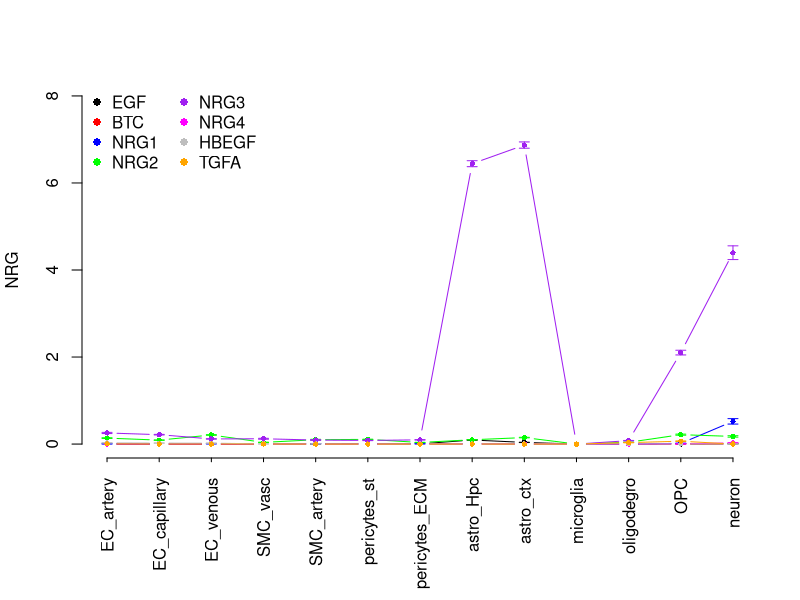
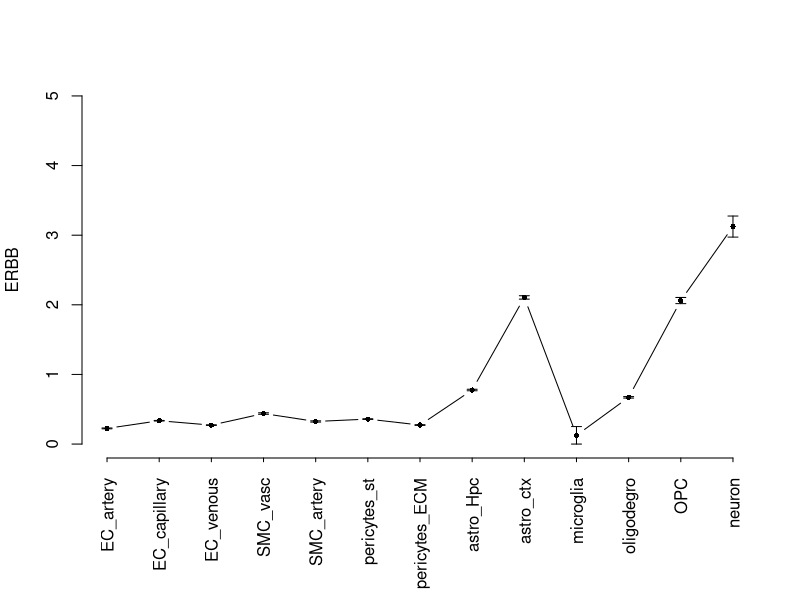

R code for these plots, in order:
rm(list=ls())
#BiocManager::install("")

expr <- read.csv("abundances_0422_control.csv", header = T, stringsAsFactors = FALSE)
expr1 <- read.csv("abundances_0422_AD.csv", header = T, stringsAsFactors = FALSE)

N <- (dim(expr)[2]-1)/2
x = 1:N # x axis width
expr_norm_all <- NULL

group <- c("EGF","BTC","NRG1","NRG2","NRG3","NRG4","HBEGF","TGFA")
gene <- "NRG"
expr_ <- expr[expr$gene %in% group,]
expr_ <- expr_[order(match(expr_$gene,group)),]
expr_sum <- colSums(expr_[,2:(N+1)])
expr_err <- apply(expr_[,c((N+2):(2*N+1))], 2, function(c) max(c))
expr1_ <- expr1[expr1$gene %in% group,]
expr1_ <- expr1_[order(match(expr1_$gene,group)),]
expr1_sum <- colSums(expr1_[,2:(N+1)])
expr_sum_tot <- c(expr_sum,expr1_sum)
norm_coef <- quantile(expr_sum_tot[expr_sum_tot>0])[4]
expr_norm <- expr_sum/norm_coef
expr_err <- expr_err/norm_coef
expr_norm[unname(which(expr_norm==0))] <- min(expr_norm[expr_norm>0])/2

par(mar = c(7.1, 4.1, 4.1, 2.1))    # Fig. S3
plot(x,expr_[1,2:(N+1)], pch=16, cex=0.7,xaxt='n',bty="n", ylab=gene, xlab='',type = "b", lty = 1,ylim = c(0,8)) # NRG
min <- as.numeric(expr_[1,2:(N+1)]+expr_[1,(N+2):(2*N+1)])
max <- as.numeric(expr_[1,2:(N+1)]-expr_[1,(N+2):(2*N+1)])
arrows(x, min, x, max, length=0.05, angle=90, code=3)
lines(x,expr_[2,2:(N+1)],col="red",pch=16, cex=0.7, ylab="",type = "b")
min <- as.numeric(expr_[2,2:(N+1)]+expr_[2,(N+2):(2*N+1)])
max <- as.numeric(expr_[2,2:(N+1)]-expr_[2,(N+2):(2*N+1)])
arrows(x, min, x, max, length=0.05, angle=90, code=3,col="red")
lines(x,expr_[3,2:(N+1)],col="blue",pch=16, cex=0.7, ylab="",type = "b")
min <- as.numeric(expr_[3,2:(N+1)]+expr_[3,(N+2):(2*N+1)])
max <- as.numeric(expr_[3,2:(N+1)]-expr_[3,(N+2):(2*N+1)])
arrows(x, min, x, max, length=0.05, angle=90, code=3,col="blue")
lines(x,expr_[4,2:(N+1)],col="green",pch=16, cex=0.7, ylab="",type = "b")
min <- as.numeric(expr_[4,2:(N+1)]+expr_[4,(N+2):(2*N+1)])
max <- as.numeric(expr_[4,2:(N+1)]-expr_[4,(N+2):(2*N+1)])
arrows(x, min, x, max, length=0.05, angle=90, code=3,col="green")
lines(x,expr_[5,2:(N+1)],col="purple",pch=16, cex=0.7, ylab="",type = "b")
min <- as.numeric(expr_[5,2:(N+1)]+expr_[5,(N+2):(2*N+1)])
max <- as.numeric(expr_[5,2:(N+1)]-expr_[5,(N+2):(2*N+1)])
arrows(x, min, x, max, length=0.05, angle=90, code=3,col="purple")
lines(x,expr_[6,2:(N+1)],col="magenta",pch=16, cex=0.7, ylab="",type = "b")
min <- as.numeric(expr_[6,2:(N+1)]+expr_[6,(N+2):(2*N+1)])
max <- as.numeric(expr_[6,2:(N+1)]-expr_[6,(N+2):(2*N+1)])
arrows(x, min, x, max, length=0.05, angle=90, code=3,col="magenta")
lines(x,expr_[7,2:(N+1)],col="grey",pch=16, cex=0.7, ylab="",type = "b")
min <- as.numeric(expr_[7,2:(N+1)]+expr_[7,(N+2):(2*N+1)])
max <- as.numeric(expr_[7,2:(N+1)]-expr_[7,(N+2):(2*N+1)])
arrows(x, min, x, max, length=0.05, angle=90, code=3,col="grey")
lines(x,expr_[8,2:(N+1)],col="orange",pch=16, cex=0.7, ylab="",type = "b")
min <- as.numeric(expr_[8,2:(N+1)]+expr_[8,(N+2):(2*N+1)])
max <- as.numeric(expr_[8,2:(N+1)]-expr_[8,(N+2):(2*N+1)])
arrows(x, min, x, max, length=0.05, angle=90, code=3,col="orange")
#colo <- c("black")
#colo <- c("black","red")
#colo <- c("black","red","blue")
#colo <- c("black","red","blue","green")
#colo <- c("black","red","blue","green","purple","magenta")
colo <- c("black","red","blue","green","purple","magenta","grey","orange")
#colo <- c("blue","green","purple","magenta")
symb <- rep(16,dim(expr_)[1])
legend("topleft",ncol=2, bty="n",legend=expr_$gene,col=colo, pch=symb, cex=1)
axis(1, at = 1:N, labels = colnames(expr)[2:(N+1)], las=3,cex.axis=1,tck=-0.01)

expr_norm_all_0 <- data.frame(gene=gene,t(expr_norm),t(expr_err))
expr_norm_all <- rbind(expr_norm_all, expr_norm_all_0)

group <- c("CAV1","EGFR","ERBB","ERBB1","ERBB2","ERBB3","ERBB4","FSHR")
gene <- c("ERBB")
expr_ <- expr[expr$gene %in% group,]
expr_ <- expr_[order(match(expr_$gene,group)),]
expr_sum <- colSums(expr_[,2:(N+1)])
expr_err <- apply(expr_[,c((N+2):(2*N+1))], 2, function(c) max(c))
expr1_ <- expr1[expr1$gene %in% group,]
expr1_ <- expr1_[order(match(expr1_$gene,group)),]
expr1_sum <- colSums(expr1_[,2:(N+1)])
expr_sum_tot <- c(expr_sum,expr1_sum)
norm_coef <- quantile(expr_sum_tot[expr_sum_tot>0])[4]
expr_norm <- expr_sum/norm_coef
expr_err <- expr_err/norm_coef
expr_norm[unname(which(expr_norm==0))] <- min(expr_norm[expr_norm>0])/2

expr_norm_all_0 <- data.frame(gene=gene,t(expr_norm),t(expr_err))
expr_norm_all <- rbind(expr_norm_all, expr_norm_all_0)

par(mar = c(7.1, 4.1, 4.1, 2.1))    # plor normalized Fig.S6
plot(x,expr_norm, pch=16, cex=0.7,xaxt='n',bty="n", ylab=gene, xlab='',type = "b", lty = 1,ylim = c(0,5))
min <- as.numeric(expr_norm-expr_err)
max <- as.numeric(expr_norm+expr_err)
arrows(x, min, x, max, length=0.05, angle=90, code=3)
axis(1, at = 1:N, labels = colnames(expr)[2:(N+1)], las=3,cex.axis=1,tck=-0.01)

group <- c("PDGFA","PDGFB","PDGFC","PDGFD")
gene <- c("PDGF")
expr_ <- expr[expr$gene %in% group,]
expr_ <- expr_[order(match(expr_$gene,group)),]
expr_sum <- colSums(expr_[,2:(N+1)])
expr_err <- apply(expr_[,c((N+2):(2*N+1))], 2, function(c) max(c))
expr1_ <- expr1[expr1$gene %in% group,]
expr1_ <- expr1_[order(match(expr1_$gene,group)),]
expr1_sum <- colSums(expr1_[,2:(N+1)])
expr_sum_tot <- c(expr_sum,expr1_sum)
norm_coef <- quantile(expr_sum_tot[expr_sum_tot>0])[4]
expr_norm <- expr_sum/norm_coef
expr_err <- expr_err/norm_coef
expr_norm[unname(which(expr_norm==0))] <- min(expr_norm[expr_norm>0])/2
expr_norm_all_0 <- data.frame(gene=gene,t(expr_norm),t(expr_err))
expr_norm_all <- rbind(expr_norm_all, expr_norm_all_0)

group <- c("PDGFRA","PDGFRB")
gene <- c("PDGFR")
expr_ <- expr[expr$gene %in% group,]
expr_ <- expr_[order(match(expr_$gene,group)),]
expr_sum <- colSums(expr_[,2:(N+1)])
expr_err <- apply(expr_[,c((N+2):(2*N+1))], 2, function(c) max(c))
expr1_ <- expr1[expr1$gene %in% group,]
expr1_ <- expr1_[order(match(expr1_$gene,group)),]
expr1_sum <- colSums(expr1_[,2:(N+1)])
expr_sum_tot <- c(expr_sum,expr1_sum)
norm_coef <- quantile(expr_sum_tot[expr_sum_tot>0])[4]
expr_norm <- expr_sum/norm_coef
expr_err <- expr_err/norm_coef
expr_norm[unname(which(expr_norm==0))] <- min(expr_norm[expr_norm>0])/2
expr_norm_all_0 <- data.frame(gene=gene,t(expr_norm),t(expr_err))
expr_norm_all <- rbind(expr_norm_all, expr_norm_all_0)

cc <- data.frame(gene="f",t(rep(0,26)))
colnames(cc) <- colnames(expr_norm_all)
expr_norm_all <- rbind(expr_norm_all,cc)
cc <- data.frame(gene="ff",t(rep(0,26)))
colnames(cc) <- colnames(expr_norm_all)
expr_norm_all <- rbind(expr_norm_all,cc)

group <- c("IGF1","IGF2")
gene <- c("IGF")
expr_ <- expr[expr$gene %in% group,]
expr_ <- expr_[order(match(expr_$gene,group)),]
expr_sum <- colSums(expr_[,2:(N+1)])
expr_err <- apply(expr_[,c((N+2):(2*N+1))], 2, function(c) max(c))
expr1_ <- expr1[expr1$gene %in% group,]
expr1_ <- expr1_[order(match(expr1_$gene,group)),]
expr1_sum <- colSums(expr1_[,2:(N+1)])
expr_sum_tot <- c(expr_sum,expr1_sum)
norm_coef <- quantile(expr_sum_tot[expr_sum_tot>0])[4]
expr_norm <- expr_sum/norm_coef
expr_err <- expr_err/norm_coef
expr_norm[unname(which(expr_norm==0))] <- min(expr_norm[expr_norm>0])/2
expr_norm_all_0 <- data.frame(gene=gene,t(expr_norm),t(expr_err))
expr_norm_all <- rbind(expr_norm_all, expr_norm_all_0)

group <- c("INSR","IGF1R","IGF2R")
gene <- c("IR")
expr_ <- expr[expr$gene %in% group,]
expr_ <- expr_[order(match(expr_$gene,group)),]
expr_sum <- colSums(expr_[,2:(N+1)])
expr_err <- apply(expr_[,c((N+2):(2*N+1))], 2, function(c) max(c))
expr1_ <- expr1[expr1$gene %in% group,]
expr1_ <- expr1_[order(match(expr1_$gene,group)),]
expr1_sum <- colSums(expr1_[,2:(N+1)])
expr_sum_tot <- c(expr_sum,expr1_sum)
norm_coef <- quantile(expr_sum_tot[expr_sum_tot>0])[4]
expr_norm <- expr_sum/norm_coef
expr_err <- expr_err/norm_coef
expr_norm[unname(which(expr_norm==0))] <- min(expr_norm[expr_norm>0])/2
expr_norm_all_0 <- data.frame(gene=gene,t(expr_norm),t(expr_err))
expr_norm_all <- rbind(expr_norm_all, expr_norm_all_0)

group <- c("IRS1","IRS2")
gene <- c("IRS")
expr_ <- expr[expr$gene %in% group,]
expr_ <- expr_[order(match(expr_$gene,group)),]
expr_sum <- colSums(expr_[,2:(N+1)])
expr_err <- apply(expr_[,c((N+2):(2*N+1))], 2, function(c) max(c))
expr1_ <- expr1[expr1$gene %in% group,]
expr1_ <- expr1_[order(match(expr1_$gene,group)),]
expr1_sum <- colSums(expr1_[,2:(N+1)])
expr_sum_tot <- c(expr_sum,expr1_sum)
norm_coef <- quantile(expr_sum_tot[expr_sum_tot>0])[4]
expr_norm <- expr_sum/norm_coef
expr_err <- expr_err/norm_coef
expr_norm[unname(which(expr_norm==0))] <- min(expr_norm[expr_norm>0])/2
expr_norm_all_0 <- data.frame(gene=gene,t(expr_norm),t(expr_err))
expr_norm_all <- rbind(expr_norm_all, expr_norm_all_0)

group <- "PTEN"
gene <- c("PTEN")
expr_ <- expr[expr$gene %in% group,]
expr_ <- expr_[order(match(expr_$gene,group)),]
expr_sum <- colSums(expr_[,2:(N+1)])
expr_err <- apply(expr_[,c((N+2):(2*N+1))], 2, function(c) max(c))
expr1_ <- expr1[expr1$gene %in% group,]
expr1_ <- expr1_[order(match(expr1_$gene,group)),]
expr1_sum <- colSums(expr1_[,2:(N+1)])
expr_sum_tot <- c(expr_sum,expr1_sum)
norm_coef <- quantile(expr_sum_tot[expr_sum_tot>0])[4]
expr_norm <- expr_sum/norm_coef
expr_err <- expr_err/norm_coef
expr_norm[unname(which(expr_norm==0))] <- min(expr_norm[expr_norm>0])/2
expr_norm_all_0 <- data.frame(gene=gene,t(expr_norm),t(expr_err))
expr_norm_all <- rbind(expr_norm_all, expr_norm_all_0)

group <- c("AKT1","AKT2","AKT3")
gene <- c("AKT")
expr_ <- expr[expr$gene %in% group,]
expr_ <- expr_[order(match(expr_$gene,group)),]
expr_sum <- colSums(expr_[,2:(N+1)])
expr_err <- apply(expr_[,c((N+2):(2*N+1))], 2, function(c) max(c))
expr1_ <- expr1[expr1$gene %in% group,]
expr1_ <- expr1_[order(match(expr1_$gene,group)),]
expr1_sum <- colSums(expr1_[,2:(N+1)])
expr_sum_tot <- c(expr_sum,expr1_sum)
norm_coef <- quantile(expr_sum_tot[expr_sum_tot>0])[4]
expr_norm <- expr_sum/norm_coef
expr_err <- expr_err/norm_coef
expr_norm[unname(which(expr_norm==0))] <- min(expr_norm[expr_norm>0])/2
expr_norm_all_0 <- data.frame(gene=gene,t(expr_norm),t(expr_err))
expr_norm_all <- rbind(expr_norm_all, expr_norm_all_0)

group <- c("TSC1","TSC2")
gene <- c("TSC")
expr_ <- expr[expr$gene %in% group,]
expr_ <- expr_[order(match(expr_$gene,group)),]
expr_sum <- colSums(expr_[,2:(N+1)])
expr_err <- apply(expr_[,c((N+2):(2*N+1))], 2, function(c) max(c))
expr1_ <- expr1[expr1$gene %in% group,]
expr1_ <- expr1_[order(match(expr1_$gene,group)),]
expr1_sum <- colSums(expr1_[,2:(N+1)])
expr_sum_tot <- c(expr_sum,expr1_sum)
norm_coef <- quantile(expr_sum_tot[expr_sum_tot>0])[4]
expr_norm <- expr_sum/norm_coef
expr_err <- expr_err/norm_coef
expr_norm[unname(which(expr_norm==0))] <- min(expr_norm[expr_norm>0])/2
expr_norm_all_0 <- data.frame(gene=gene,t(expr_norm),t(expr_err))
expr_norm_all <- rbind(expr_norm_all, expr_norm_all_0)

group <- c("RPS6KB1","RPS6KB2")
gene <- c("S6K")
expr_ <- expr[expr$gene %in% group,]
expr_ <- expr_[order(match(expr_$gene,group)),]
expr_sum <- colSums(expr_[,2:(N+1)])
expr_err <- apply(expr_[,c((N+2):(2*N+1))], 2, function(c) max(c))
expr1_ <- expr1[expr1$gene %in% group,]
expr1_ <- expr1_[order(match(expr1_$gene,group)),]
expr1_sum <- colSums(expr1_[,2:(N+1)])
expr_sum_tot <- c(expr_sum,expr1_sum)
norm_coef <- quantile(expr_sum_tot[expr_sum_tot>0])[4]
expr_norm <- expr_sum/norm_coef
expr_err <- expr_err/norm_coef
expr_norm[unname(which(expr_norm==0))] <- min(expr_norm[expr_norm>0])/2
expr_norm_all_0 <- data.frame(gene=gene,t(expr_norm),t(expr_err))
expr_norm_all <- rbind(expr_norm_all, expr_norm_all_0)
#write.csv(as.matrix(expr_norm_all), file = "snRNAseq_grouped_upquant_0422.csv", row.names=F)

# for AD expression exchange lines 5,6
expr1 <- read.csv("abundances_0422_control.csv", header = T, stringsAsFactors = FALSE)
expr <- read.csv("abundances_0422_AD.csv", header = T, stringsAsFactors = FALSE)
# and repeat all above steps
#write.csv(as.matrix(expr_norm_all), file = "snRNAseq_grouped_upquant_0422_AD.csv", row.names=F)

